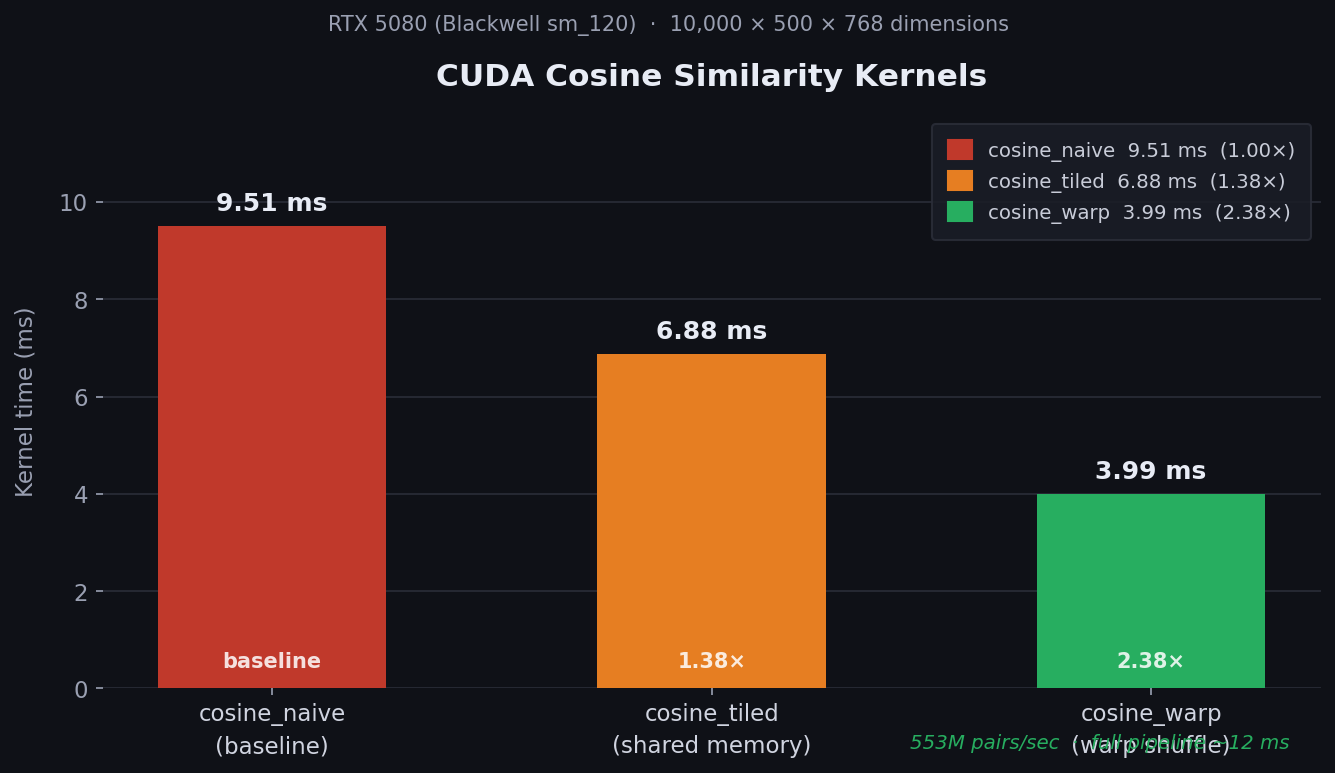

Write the Python code that produced this figure.
#!/usr/bin/env python3
"""
Generate benchmarks/benchmark_chart.png — cosine kernel comparison bar chart.

RTX 5080 (Blackwell sm_120), 10,000 × 500 × 768 dims.
Run from the project root: python3 benchmarks/benchmark_chart.py
"""

from pathlib import Path
import matplotlib
matplotlib.use("Agg")
import matplotlib.pyplot as plt
import matplotlib.patches as mpatches
import numpy as np

OUT_PATH = Path(__file__).resolve().parent / "benchmark_chart.png"

kernels  = ["cosine_naive\n(baseline)", "cosine_tiled\n(shared memory)", "cosine_warp\n(warp shuffle)"]
times    = [9.51, 6.88, 3.99]
speedups = [1.00, 1.38, 2.38]
colours  = ["#c0392b", "#e67e22", "#27ae60"]

fig, ax = plt.subplots(figsize=(9, 5.5))
fig.patch.set_facecolor("#0f1117")
ax.set_facecolor("#0f1117")

x = np.arange(len(kernels))
bar_w = 0.52
bars = ax.bar(x, times, width=bar_w, color=colours, zorder=3,
              linewidth=0, edgecolor="none")

# Grid lines — horizontal only, subtle
ax.yaxis.grid(True, color="#2a2d38", linewidth=0.8, zorder=0)
ax.set_axisbelow(True)
ax.spines[:].set_visible(False)
ax.tick_params(colors="#9aa0b2", labelsize=11)

# Axis labels
ax.set_xticks(x)
ax.set_xticklabels(kernels, color="#d0d4e0", fontsize=11, linespacing=1.5)
ax.set_ylabel("Kernel time (ms)", color="#9aa0b2", fontsize=11, labelpad=10)
ax.set_ylim(0, 11.8)
ax.yaxis.set_tick_params(color="#9aa0b2")

# Bar annotations: time + speedup badge
for i, (bar, t, s) in enumerate(zip(bars, times, speedups)):
    bx = bar.get_x() + bar.get_width() / 2
    by = bar.get_height()

    # Time label above bar
    ax.text(bx, by + 0.22, f"{t:.2f} ms",
            ha="center", va="bottom", color="#e8ecf5",
            fontsize=12, fontweight="bold")

    # Speedup badge inside bar (bottom-aligned)
    badge = f"{s:.2f}×" if s > 1.0 else "baseline"
    badge_colour = "#ffffff" if s == 1.0 else "#ffffff"
    ax.text(bx, 0.35, badge,
            ha="center", va="bottom", color=badge_colour,
            fontsize=10, fontweight="bold", alpha=0.85)

# Title and subtitle
ax.set_title(
    "CUDA Cosine Similarity Kernels",
    color="#e8ecf5", fontsize=15, fontweight="bold", pad=14,
)
fig.text(
    0.5, 0.91,
    "RTX 5080 (Blackwell sm_120)  ·  10,000 × 500 × 768 dimensions",
    ha="center", color="#9aa0b2", fontsize=10,
)

# Legend patches
patches = [
    mpatches.Patch(color=c, label=f"{k.splitlines()[0]}  {t:.2f} ms  ({s:.2f}×)")
    for k, t, s, c in zip(kernels, times, speedups, colours)
]
ax.legend(handles=patches, loc="upper right",
          facecolor="#1a1d26", edgecolor="#2a2d38",
          labelcolor="#c8ccd8", fontsize=9.5, framealpha=0.9,
          handlelength=1.2, handleheight=1.1, borderpad=0.8)

# Throughput callout bottom-right
fig.text(
    0.96, 0.04,
    "553M pairs/sec  ·  full pipeline ~12 ms",
    ha="right", color="#27ae60", fontsize=9.5, fontstyle="italic",
)

plt.tight_layout(rect=[0, 0.0, 1, 0.90])
plt.savefig(OUT_PATH, dpi=150, bbox_inches="tight", facecolor=fig.get_facecolor())
print(f"Saved: {OUT_PATH}")
